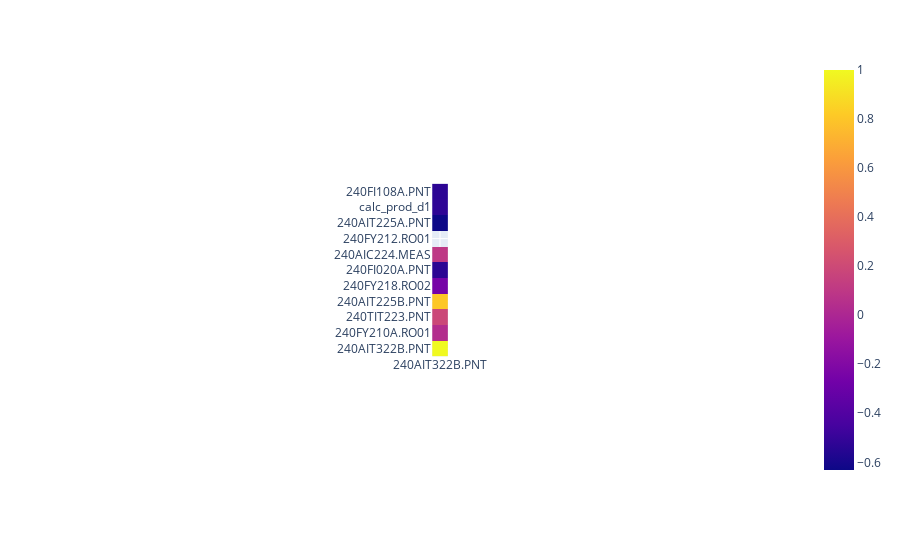

The code cell stored with this chart in its notebook:
### Code cell
# corr microkappa
corr_features_target = data[list_features_target].corr()[list_target]

fig_corr_features_target = px.imshow(corr_features_target)
fig_corr_features_target.show()

### Figure 1 — Plotly figure (JSON) as saved in the notebook; plotly's stock layout.template omitted (floating-point values rounded to 4 significant figures)
{"data": [{"coloraxis": "coloraxis", "hovertemplate": "x: %{x}<br>y: %{y}<br>color: %{z}<extra></extra>", "name": "0", "type": "heatmap", "x": ["240AIT322B.PNT"], "xaxis": "x", "y": ["240FI108A.PNT", "calc_prod_d1", "240AIT225A.PNT", "240FY212.RO01", "240AIC224.MEAS", "240FI020A.PNT", "240FY218.RO02", "240AIT225B.PNT", "240TIT223.PNT", "240FY210A.RO01", "240AIT322B.PNT"], "yaxis": "y", "z": [[-0.5318], [-0.5259], [-0.6313], [null], [0.09973], [-0.5371], [-0.2499], [0.8054], [0.1904], [0.03733], [1]]}], "layout": {"autosize": true, "coloraxis": {"colorscale": [[0, "#0d0887"], [0.1111, "#46039f"], [0.2222, "#7201a8"], [0.3333, "#9c179e"], [0.4444, "#bd3786"], [0.5556, "#d8576b"], [0.6667, "#ed7953"], [0.7778, "#fb9f3a"], [0.8889, "#fdca26"], [1, "#f0f921"]]}, "margin": {"t": 60}, "xaxis": {"anchor": "y", "autorange": true, "constrain": "domain", "domain": [0.4891, 0.5109], "range": [-0.5, 0.5], "scaleanchor": "y", "type": "category"}, "yaxis": {"anchor": "x", "autorange": true, "constrain": "domain", "domain": [0, 1], "range": [10.5, -0.5], "type": "category"}}}
